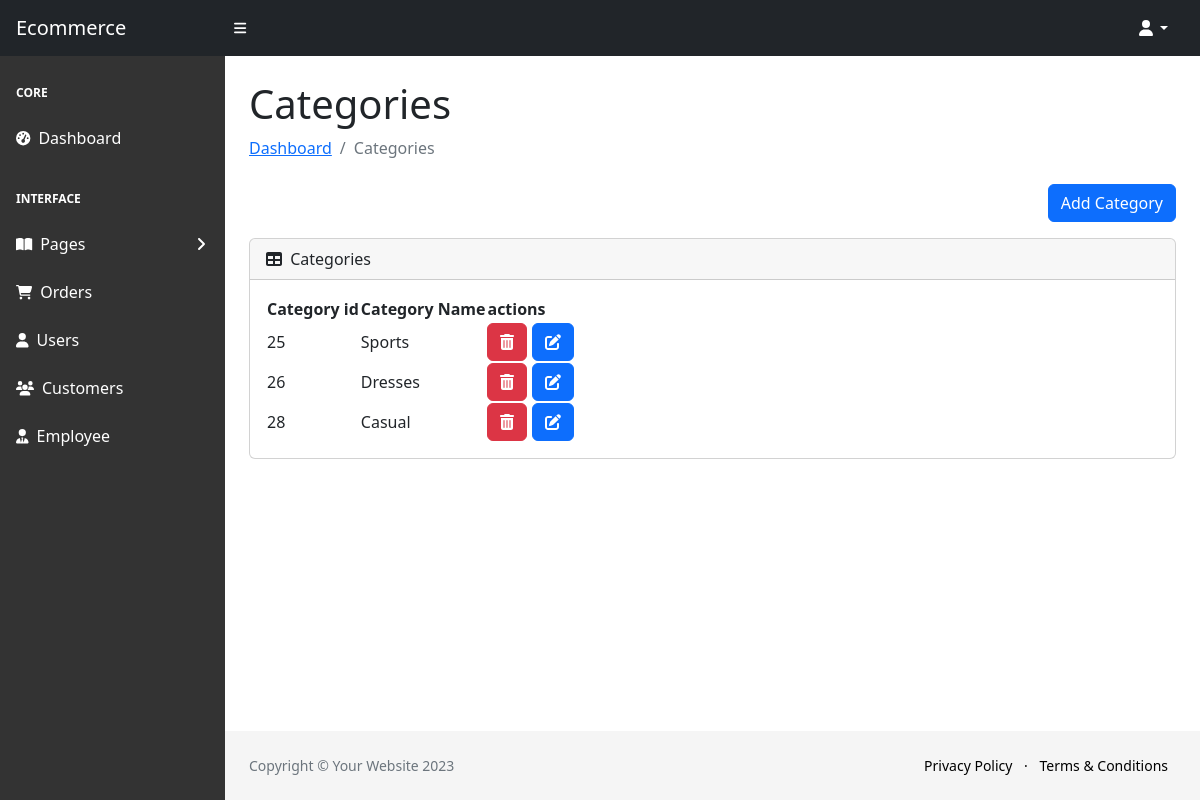
Page /adminPanelSherke/adminPanelSherke/categories.php on the committed database.
### tables this page shows
CREATE TABLE `categories` (
  `categories_id` int(11) NOT NULL,
  `categories_name` varchar(200) NOT NULL
);

### adminPanelSherke/adminPanelSherke/class/DAL.class.php (called while the page is built, shortened)
<?php
class DAL
{
    public $servername = "localhost";
    public $username = "root";
    public $password = "";
    public $dbname = "level3-ecomerce";
    private function connect()
    {
        $conn = new mysqli($this->servername, $this->username, $this->password, $this->dbname);
        return $conn;
    }
    public function getdata($sql)
    {
        $conn = $this->connect();
        $result = $conn->query($sql);
        $results = $result->fetch_all(MYSQLI_ASSOC);
        return $results;
    }
}

### adminPanelSherke/adminPanelSherke/class/categories.class.php (called while the page is built, shortened)
<?php
require_once('DAL.class.php');
 class Categories extends DAL{
function getAllCategories(){
    $sql= "SELECT * FROM categories";
    return $this->getdata($sql);
}
}
?>

### adminPanelSherke/adminPanelSherke/categories.php (the view, shortened to what this page needs)
<!DOCTYPE html>
<html lang="en">
<?php require_once("class/categories.class.php"); ?>
<?php require_once('components/header.php'); ?>
<?php $categories = new Categories();
$allCategories = $categories->getAllCategories();
?>
<body class="sb-nav-fixed">
    <?php require_once('components/nav.php'); ?>
    <?php require_once('components/sidebar.php'); ?>
    <div id="layoutSidenav_content">
        <main>
            <div class="container-fluid px-4">
                <h1 class="mt-4">Categories</h1>
                <ol class="breadcrumb mb-4">
                    <li class="breadcrumb-item active"><a href="index.php">Dashboard</a></li>
                    <li class="breadcrumb-item active">Categories</li>
                </ol>
                <div align="right" class="mb-3">
                    <button type="button" class="btn btn-primary close" data-toggle="modal" data-target="#addModal">Add Category</button>
                </div>
                <div class="card mb-4">
                    <div class="card-header">
                        <i class="fas fa-table me-1"></i>
                        Categories
                    </div>
                    <div class="card-body">
                        <table id="datatablesSimple">
                            <thead>
                                <tr>
                                    <th>Category id</th>
                                    <th>Category Name</th>
                                    <th>actions</th>
                                </tr>
                            </thead>
                            <tbody>
                                <?php
                                foreach ($allCategories as $category) { ?>
                                    <tr>
                                        <td><?php echo $category['categories_id'] ?></td>
                                        <td><?php echo $category['categories_name'] ?></td>
                                        <td>
                                            <button class="btn btn-danger close" id=<?php echo $category['categories_id'] ?> data-toggle="modal" data-target="#deleteConfirmationModal"><i class="fas fa-trash-alt"></i></button>
                                            <button class="btn btn-primary edit" id=<?php echo $category['categories_id'] ?> data-name=<?php echo $category['categories_name'] ?> data-toggle="modal" data-target="#updateCategoryModal"><i class="fas fa-edit"></i></button>
                                        </td>
                                    </tr>
                                <?php } ?>
                            </tbody>
                        </table>
                    </div>
                </div>
            </div>
        </main>
        <?php require_once('components/footer.php'); ?>
    </div>
    </div>
</body>
</html>

### rows in the picture
categories: categories_id "25", categories_name "Sports"
categories: categories_id "26", categories_name "Dresses"
categories: categories_id "28", categories_name "Casual"
